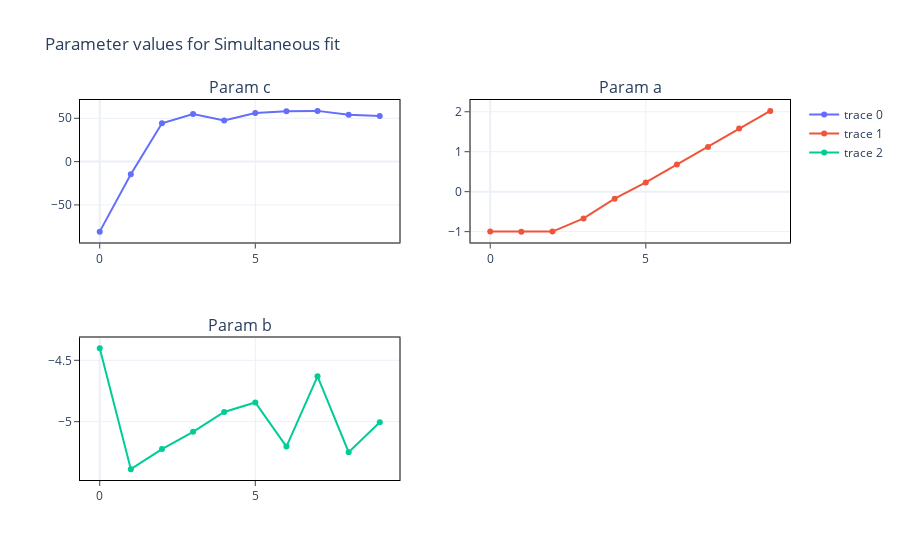

Notebook cell for this chart:
### Code cell
fit.plot()

### Figure 1 — Plotly figure (JSON) as saved in the notebook; plotly's stock layout.template omitted (floating-point values rounded to 4 significant figures)
{"data": [{"type": "scatter", "x": [0, 1, 2, 3, 4, 5, 6, 7, 8, 9], "xaxis": "x", "y": [-80.81, -14.64, 44.3, 54.87, 47.4, 56.09, 58.26, 58.56, 54.2, 52.52], "yaxis": "y"}, {"type": "scatter", "x": [0, 1, 2, 3, 4, 5, 6, 7, 8, 9], "xaxis": "x2", "y": [-1.0, -1.0, -1.0, -0.6705, -0.1744, 0.23, 0.6818, 1.119, 1.579, 2.022], "yaxis": "y2"}, {"type": "scatter", "x": [0, 1, 2, 3, 4, 5, 6, 7, 8, 9], "xaxis": "x3", "y": [-4.403, -5.387, -5.223, -5.082, -4.921, -4.843, -5.203, -4.631, -5.248, -5.004], "yaxis": "y3"}], "layout": {"annotations": [{"font": {"size": 16}, "showarrow": false, "text": "Param c", "x": 0.225, "xanchor": "center", "xref": "paper", "y": 1, "yanchor": "bottom", "yref": "paper"}, {"font": {"size": 16}, "showarrow": false, "text": "Param a", "x": 0.775, "xanchor": "center", "xref": "paper", "y": 1, "yanchor": "bottom", "yref": "paper"}, {"font": {"size": 16}, "showarrow": false, "text": "Param b", "x": 0.225, "xanchor": "center", "xref": "paper", "y": 0.375, "yanchor": "bottom", "yref": "paper"}], "autosize": true, "legend": {"title": {}}, "title": {"text": "Parameter values for Simultaneous fit"}, "xaxis": {"anchor": "y", "autorange": true, "domain": [0, 0.45], "linecolor": "black", "mirror": true, "range": [-0.5821, 9.582], "showline": true, "ticks": "outside", "title": {}, "type": "linear"}, "xaxis2": {"anchor": "y2", "autorange": true, "domain": [0.55, 1], "linecolor": "black", "mirror": true, "range": [-0.5821, 9.582], "showline": true, "ticks": "outside", "title": {}, "type": "linear"}, "xaxis3": {"anchor": "y3", "autorange": true, "domain": [0, 0.45], "linecolor": "black", "mirror": true, "range": [-0.5821, 9.582], "showline": true, "ticks": "outside", "title": {}, "type": "linear"}, "xaxis4": {"anchor": "y4", "domain": [0.55, 1], "linecolor": "black", "mirror": true, "showline": true, "ticks": "outside"}, "yaxis": {"anchor": "x", "autorange": true, "domain": [0.625, 1], "linecolor": "black", "mirror": true, "range": [-92.87, 70.63], "showline": true, "ticks": "outside", "title": {}, "type": "linear"}, "yaxis2": {"anchor": "x2", "autorange": true, "domain": [0.625, 1], "linecolor": "black", "mirror": true, "range": [-1.262, 2.284], "showline": true, "ticks": "outside", "title": {}, "type": "linear"}, "yaxis3": {"anchor": "x3", "autorange": true, "domain": [0, 0.375], "linecolor": "black", "mirror": true, "range": [-5.472, -4.318], "showline": true, "ticks": "outside", "title": {}, "type": "linear"}, "yaxis4": {"anchor": "x4", "domain": [0, 0.375], "linecolor": "black", "mirror": true, "showline": true, "ticks": "outside"}}}
